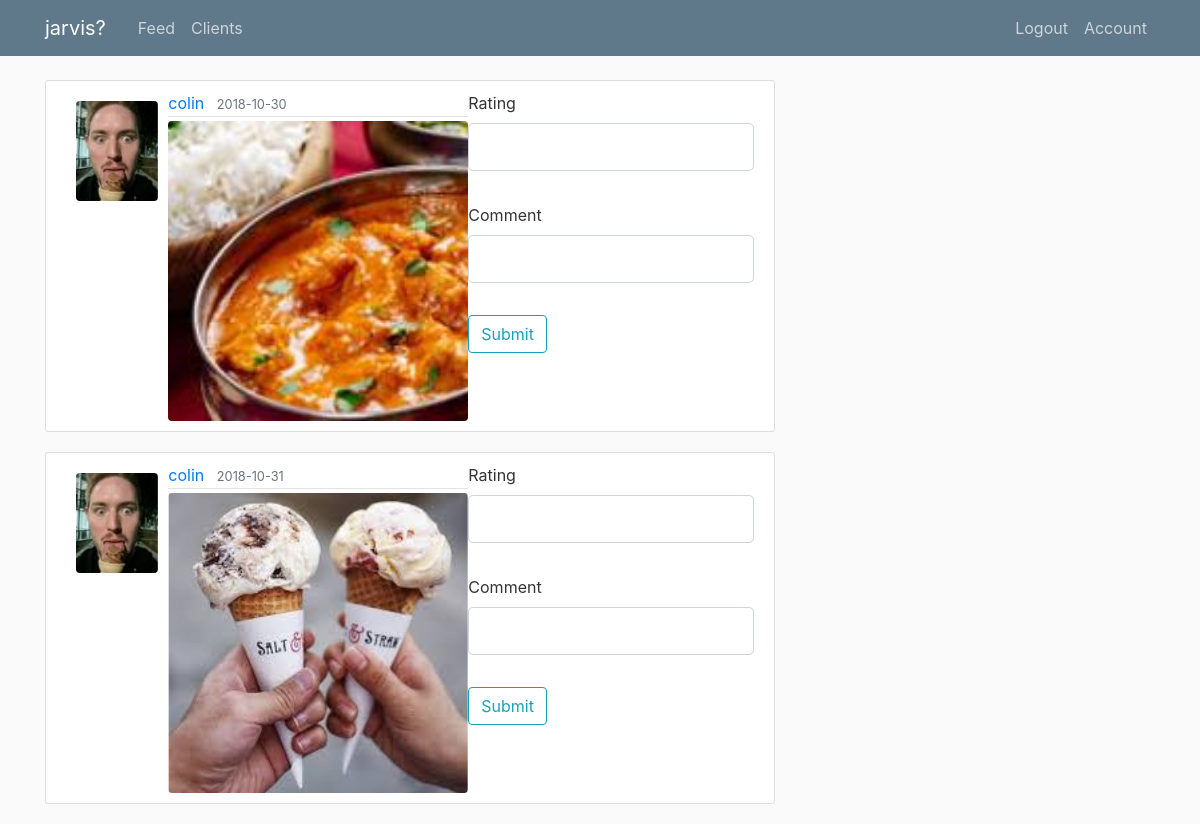
/feed (signed in), run on the app's committed database.
### flaskblog/models.py (models this page shows, shortened)
class User(db.Model, UserMixin, Base):
	id = db.Column(db.Integer, primary_key=True)
	username = db.Column(db.String(20), unique=True, nullable=False)
	email = db.Column(db.String(120), unique=True, nullable=False)
	image_file=db.Column(db.String(20), nullable=False, default='default.jpg')
	password = db.Column(db.String(60), nullable=False)
	messages=db.relationship('Message',backref='author',lazy=True)
	coach_id = db.Column(db.Integer, db.ForeignKey('user.id'))
	clients = db.relationship("User", backref=db.backref('coach', remote_side=[id]))
	is_client=db.Column(db.Boolean, default=False)
	images=db.relationship('Image', backref='client',lazy=True)

class Image(db.Model):
	id = db.Column(db.Integer, primary_key=True)
	client_id=db.Column(db.Integer, db.ForeignKey('user.id'), nullable=False)
	date_posted = db.Column(db.DateTime, nullable=False, default=datetime.utcnow)
	image_file=db.Column(db.String(20), nullable=False, default='default.jpg')
	comment=db.Column(db.String(500), nullable=True)
	rating=db.Column(db.Integer, nullable=True)

### flaskblog/coaches/routes.py (the view, shortened to what this page needs)
@coaches.route('/feed', methods=['GET', 'POST'])
@login_required
def feed():
	clients=User.query.filter_by(coach=current_user)
	images=db.session.query(Image).filter(or_(Image.rating==None, Image.rating==0))
	n=[]
	for image in images:
		if image.client in clients:
			form = RateImageForm()
			t={}
			t['form']=form
			t['image']=image
			n.append(t)
	return render_template('feed.html',tuples=n)

### flaskblog/coaches/forms.py
class RateImageForm(FlaskForm):
    rating = IntegerField('Rating', validators=[DataRequired()])
    comment = StringField('Comment', validators=[DataRequired()])
    submit = SubmitField('Submit')

### flaskblog/models.py (called while the page is built)
@login_manager.user_loader
def load_user(user_id):
	return User.query.get(int(user_id))

### flaskblog/templates/feed.html (shortened to what this page needs)
{% extends "layout.html" %}
{% block content %}
{% if tuples %}
{% for tuple in tuples %}
  <article class="media content-section">
    <div class="account-img-container rounded">
      <a class="mr-2" href="{{ url_for('clients.client_progress', username=tuple.image.client.username )}}">
        <img class="account-img" src="{{ url_for('static', filename='profile_pics/' + tuple.image.client.image_file) }}">
      </a>
    </div>
    <div class="media-body">
      <div class="article-metadata">
        <a class="mr-2" href="{{ url_for('clients.client_progress', username=tuple.image.client.username )}}">{{ tuple.image.client.username }}</a>
        <small class="text-muted">{{ tuple.image.date_posted.strftime('%Y-%m-%d') }}</small>
      </div>
      <div class="feed-img-container rounded">
        <img class="feed-img" src="{{ url_for('static', filename=tuple.image.client.username + '/' + tuple.image.image_file) }}">
      </div>
    </div>
      <form method="POST" action = "">
        <fieldset class="form-group">
          <div class="form-group">
            {{tuple.form.rating.label(class="form-control-label")}}
            {%if tuple.form.rating.errors%}
              {{ tuple.form.rating(class="form-control form-control-lg is-invalid")}}
              <div class="invalid-feedback">
                {% for error in tuple.form.rating.errors %}
                  <span>{{ error }}</span>
                {% endfor %}
              </div>
            {% else%}
              {{tuple.form.rating(class="form-control form-control-lg")}}
            {% endif %}
          </div>
        </fieldset>
        <fieldset class="form-group">
          <div class="form-group">
            {{tuple.form.comment.label(class="form-control-label")}}
            {%if tuple.form.comment.errors%}
              {{ tuple.form.comment(class="form-control form-control-lg is-invalid")}}
              <div class="invalid-feedback">
                {% for error in tuple.form.comment.errors %}
                  <span>{{ error }}</span>
                {% endfor %}
              </div>
            {% else%}
              {{tuple.form.comment(class="form-control form-control-lg")}}
            {% endif %}
          </div>
        </fieldset>
        <div class="form-group">
          {{tuple.form.submit(class="btn btn-outline-info")}}
        </div>
      </form>
  </article>
{% endfor %}
{% else %}
<img src="{{ url_for('static', filename='kitten.jpg' )}}">
kitten!
{% endif %}
</div>
{% endblock content %}

### flaskblog/static/main.css (style rules this page uses)
body { background: #fafafa; color: #333333; margin-top: 5rem; }
.content-section { background: #ffffff; padding: 10px 20px; border: 1px solid #dddddd; border-radius: 3px; margin-bottom: 20px; }
.article-metadata { padding-bottom: 1px; margin-bottom: 4px; border-bottom: 1px solid #e3e3e3 }
.account-img { position: absolute; left: 50%; top: 50%; width: 100%; height: auto; -webkit-transform: translate(-50%,-50%); -ms-transform: translate(-50%,-50%); transform: translate(-50%,-50%);" }
.account-img-container { position:relative; width:100px; height:100px; overflow:hidden; margin:10px; }
.feed-img-container { position:relative; width:300px; height:300px; overflow:hidden }
.feed-img { position: absolute; left: 50%; top: 50%; height: 100%; width: auto; -webkit-transform: translate(-50%,-50%); -ms-transform: translate(-50%,-50%); transform: translate(-50%,-50%);" }

### data on the page
User: image_file (picture), image.client.username "colin" "colin", username.image_file (picture)
Image: image.date_posted "2018-10-30"
Image: image.date_posted "2018-10-31"

### other printed values
{{ tuple.form.rating.label(class="form-control-label") }} "Rating" "Rating"
{{ tuple.form.comment.label(class="form-control-label") }} "Comment" "Comment"
